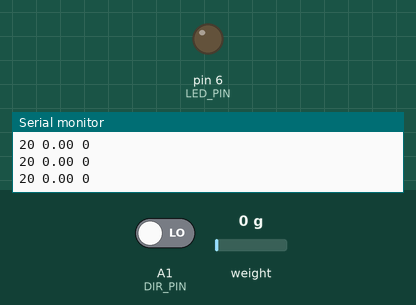
This sketch was run on a simulated Arduino Nano, built with avr-gcc and run on an emulated ATmega328P. Parts: output pins drawn as LEDs (lit = HIGH), the last lines printed to the serial monitor. Inputs (shaded band) come from the test bench; at power-on: weight on the scale 0 g, A1 (DIR_PIN) LOW. Pins used as bus, display or sensor lines are not drawn.

Above: at 3.6 s.
3.7 s: weight on the scale set to 8 g
6.7 s: weight on the scale set to 11 g
At 6.85 s:
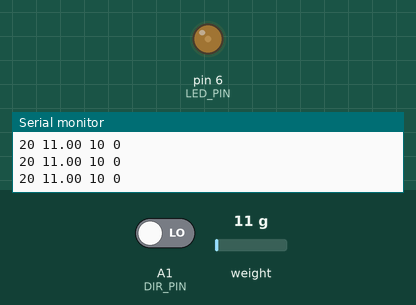
9.7 s: weight on the scale set to 100 g
At 9.89 s:
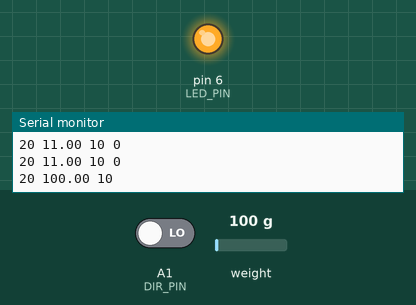
12.7 s: A1 (DIR_PIN) driven HIGH
Timing chart, 0 to 15.2 s (numbered marks = the images above; inputs shaded):
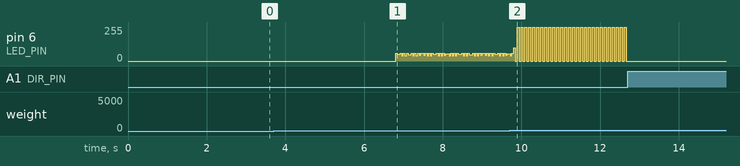

The sketch:

LoadCell-BedProbe.ino
```cpp
//-------------------------------------------------------------------------------------
// HX711_ADC.h
// Arduino master library for HX711 24-Bit Analog-to-Digital Converter for Weigh Scales
// Olav Kallhovd sept2017
// Tested with      : HX711 asian module on channel A and YZC-133 3kg load cell
// Tested with MCU  : Arduino Nano
//-------------------------------------------------------------------------------------
// This is an example sketch on how to use this library
// Settling time (number of samples) and data filtering can be adjusted in the HX711_ADC.h file


//This is code for Julia series and pro series- bed- bed levelling
#include <HX711_ADC.h>

//HX711 constructor (dout pin, sck pin)
HX711_ADC LoadCell(9, 10);

float val = 0 ;
bool resetFlag = false;
bool dir, prevDir;
//-------------------------------------------------------------------------------------
//Settings
//-------------------------------------------------------------------------------------

#define LOWERTHRESHOLD 10
#define UPPERTHRESHOLD 25
#define DIR_PIN A1
#define TRIGGER_PIN 7
#define TARE_PIN 8
#define SETTLE_TIME 500
#define LED_PIN 6
#define INVERT_Z_DIR true  //false if Z_DIR is HIGH when moving towards bed.
#define DEBUG 1 //switch serial output

//-------------------------------------------------------------------------------------
// TARE's the loadcell value and resets all outputs
//-------------------------------------------------------------------------------------
void tareLoadCell()
{
  #ifdef LED_PIN
    digitalWrite(LED_PIN,LOW);
  #endif
  digitalWrite(TRIGGER_PIN,LOW);
  delay(SETTLE_TIME);
  LoadCell.begin();
  LoadCell.start(4000);
  LoadCell.setCalFactor(700); // user set calibration factor (float)
  #ifdef DEBUG
    Serial.print(35);
    Serial.print(" ");
  #endif

}
//-------------------------------------------------------------------------------------
// Function that returns if the bed is moving towards wht nozzle ot not
//-------------------------------------------------------------------------------------
bool isMovingTowardBed()
{
  #if INVERT_Z_DIR == true
      if (digitalRead(DIR_PIN))
      {

        return false; //Moving towards from bed
      }
      else
      {
        return true; //moving away from bed
  #else
     if (digitalRead(DIR_PIN))
      {

        return true; //Moving towards from bed
      }
      else
      {
        return false; //moving away from bed
  #endif
    }
}
//-------------------------------------------------------------------------------------
// Function to check if bed just changed direction towards nozzle
//-------------------------------------------------------------------------------------
bool isChangedDirectionTowardBed() //
{
  dir = digitalRead(DIR_PIN);
// Serial.println(dir);

  #if INVERT_Z_DIR == true
    if ((dir == LOW) && (prevDir == HIGH))
      {
        prevDir=dir;
        return true;
      }
  #else
    if ((dir == HIGH) && (prevDir == LOW))
      {
        prevDir=dir;
        return true;
      }
  #endif

  else
  {
    prevDir=dir;
    return false;
  }
}
//-------------------------------------------------------------------------------------
// Setup fucntion
//-------------------------------------------------------------------------------------
void setup()
{
  #ifdef DEBUG
    Serial.begin(9600);
    Serial.println("Wait...");
  #endif
  LoadCell.begin();
  LoadCell.start(2000);
  LoadCell.setCalFactor(700.25); // user set calibration factor (float)
  #ifdef DEBUG
  Serial.println("Startup + tare is complete");
  #endif
  pinMode(TRIGGER_PIN,OUTPUT);
  digitalWrite(TRIGGER_PIN,LOW);
  #ifdef LED_PIN
    pinMode(LED_PIN,OUTPUT);
    digitalWrite(LED_PIN,LOW);
  #endif
  pinMode(DIR_PIN,INPUT);
  prevDir = digitalRead(DIR_PIN);

}

//-------------------------------------------------------------------------------------
// Main Loop
//-------------------------------------------------------------------------------------
void loop()
{

   if (isChangedDirectionTowardBed())
      tareLoadCell();
    if (isMovingTowardBed())
    {
      if (isChangedDirectionTowardBed())
        tareLoadCell();

      #ifdef DEBUG
        Serial.print(20);
        Serial.print(" ");
      #endif

      LoadCell.update();
      Serial.print(LoadCell.getData());

      val = LoadCell.getData();


      if (val >= LOWERTHRESHOLD && val < UPPERTHRESHOLD)
      {
        digitalWrite(TRIGGER_PIN,HIGH);
        #ifdef LED_PIN
          digitalWrite(LED_PIN,HIGH);
        #endif
        #ifdef DEBUG
          Serial.print(" ");
          Serial.print(LOWERTHRESHOLD);
        #endif
      }

      if (val >= UPPERTHRESHOLD)
        {
          digitalWrite(TRIGGER_PIN,HIGH);
          #ifdef LED_PIN
            digitalWrite(LED_PIN,HIGH);
          #endif
          delay (50);
          digitalWrite(TRIGGER_PIN,LOW);
          #ifdef LED_PIN
            digitalWrite(LED_PIN,LOW);
          #endif
          delay(50);
          #ifdef DEBUG
          Serial.print(" ");
          Serial.print(LOWERTHRESHOLD);
          #endif
        }

      else
        {
          digitalWrite(TRIGGER_PIN,LOW);
          #ifdef LED_PIN
            digitalWrite(LED_PIN,LOW);
          #endif
          #ifdef DEBUG
          Serial.print(" ");
          Serial.print(0);
          #endif
        }
      #ifdef DEBUG
        Serial.println();
      #endif
    }
    else
      digitalWrite(TRIGGER_PIN,LOW);
      #ifdef LED_PIN
        digitalWrite(LED_PIN,LOW);
      #endif
}
```

Measured:
- the behaviour switches between 9 and 10 g on weight on the scale (found by bisection; images 0 and 1)
- after the input at 12.7 s, pin 6 (LED_PIN): stops changing and stays 0/255
